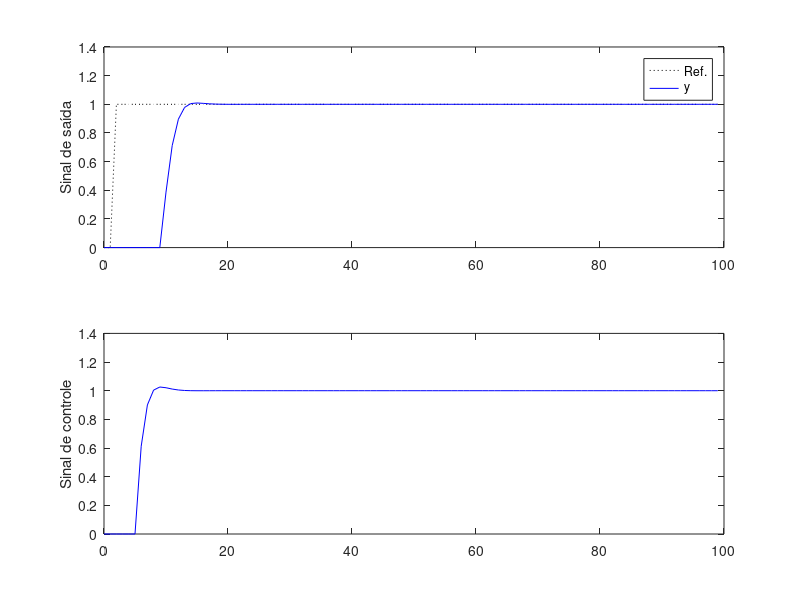

The MATLAB source for this figure:
%% Atividade 04: 
% Projetar o sistemas GMVC incrementais de ordem mínima
clear all; close all; clc;

%% Planta a) G(s) = ( 1/(s+1) )*e^{-3s}
Ts = 1;   % periodo de amostragem (s)
d = round((3/Ts) + 1);   % atraso discreto (em amostras)
lambida = 1;

Gs = tf(1, [1 1])
Gz = c2d(Gs,Ts, 'zoh')

Az = Gz.den{1};
    a0 = Az(1); a1 = Az(2);
Bz = Gz.num{1};
    b0 = Bz(2);

    % Ampliar o modelo para incluir a diferença discreta.
    % Δ = 1-z^-1
    DAz = conv(Az,[1 -1]);
        da0 = DAz(1); da1 = DAz(2); da2 = DAz(3);

    % Equação Diofantina
        % E(z)= e0 + e1*z^{-1} + e2*z^{-2}
        % F(z)= f0 + f1*z^{-1}
    e0 = 1;
    e1 = -da1;
    e2 = -da1*e1-da2;
    e3 = -da1*e2-da2*e1;
    f0 = -da2*e2-da1*e3;
    f1 = -da2*e3;
    
    % R(z)
    r0 = b0*e0+lambida;
    r1 = b0*e1;
    r2 = b0*e2;
    r3 = b0*e3;

%% Simulação no dominio do tempo
tfinal = 100; % tempo de simulação (em segundos)
N = round( tfinal/Ts );
t = 0:Ts:N*Ts-Ts;

    % Sinal de referencia
    ref(1:N) = 0; ref(3:N) = 1;
    % ref(1:5)=0;
    % ref(6: round( N/3 ))=1;
    % ref(1+round( N/3 ): round(2*N/3) )=2.5;
    % ref(1+round( 2*N/3 ): N )= 4;

    % Perturbação de carga
    v1 = zeros(1,N); v1(round(N/3):round(2*N/3)) = 0*0.5;

    % Ruído sensor
    v2 = 0*wgn(1,N,1e-4,'linear');

    % Ruído de processo
    w = 0*wgn(1,N,1e-4,'linear');
    
    % Condições iniciais
    y(1:4) = 0; u(1:4) = 0; du(1:4) = 0; dw(1:5) = 0;

for k = 5:N

    % Variação do ruído de processo
    dw(k) = w(k) - w(k-1);

    % Modelo da planta
    y(k) = (1/da0)*( -da1*y(k-1)-da2*y(k-2)+b0*du(k-4)+dw(k) ...
                     +v1(k)+da1*v1(k-1)+da2*v1(k-2) ...
                     +v2(k)+da1*v2(k-1)+da2*v2(k-2) );

    % Controlador
    du(k) = (1/r0)*( -r1*du(k-1)-r2*du(k-2)-r3*du(k-3)+ref(k-4)-f0*y(k)-f1*y(k-1) ); 
    u(k) = u(k-1) +du(k);
end

% Plot
figure;
subplot(211)
    plot(t,ref,':k',t,y,'b');
    ylabel('Sinal de saída');
    legend('Ref.','y');
subplot(212)
    plot(t,u,'b');
    ylabel('Sinal de controle');

%% Análise de seguimento de referência do tipo degrau com base nos índices ISE+ISU

    % Integral of Squared Error (ISE)
        % ISE pequeno = controle agressivo
    ISE = sum((ref - y).^2)
    
    % Integral of Squared Control Increment (ISU)
        % ISU pequeno = controle conservador
    ISU = sum(du.^2)
 
%% Análise das variâncias
    
    % Variância da saida
    var_y = var(y)
    % Variância do sinal de controle
    var_u = var(u)
    % Variância do erro
    var_e = var((ref - y))
    
